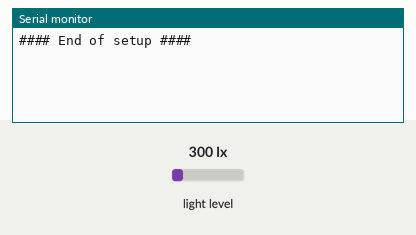
Bench run of a sketch on a simulated Arduino Uno, built with avr-gcc and run on an emulated ATmega328P. Parts: the last lines printed to the serial monitor. Wiring (inferred from the names in the program): BH1750 light sensor at I2C address 0x23. The inputs (shaded band) are chosen by the test bench; at power-on: light level 300 lx.

Above: at 4.2 s.
4.3 s: light level set to 1000 lx
At 5.8 s:
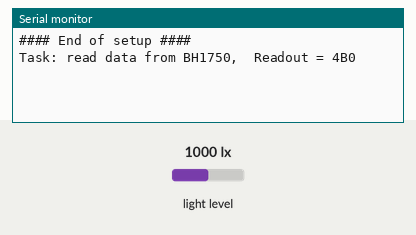
8.4 s: light level set to 40 lx
At 10.0 s:
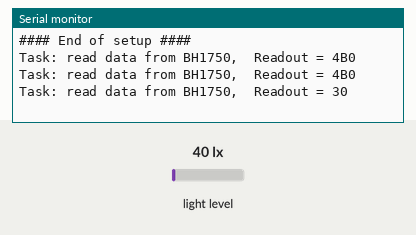

Measured:
- after the input at 4.3 s, the serial monitor: prints a new line after 0.70 s (image 1)
- after the input at 8.4 s, the serial monitor: prints a new line after 0.60 s (image 2)

The sketch:

L04p01.ino
```cpp
#include <Arduino.h>
#include <Wire.h>
#define BH1750address 0x23
#define PERIOD_TASK 2000
unsigned long tick_last;
byte rqtask;
//-------------------------------------
void readBH1750();
void myschedule();
//=====================================
void setup()
{
  delay(3000);
  // H/W initialize
  Serial.begin(115200);

  Wire.begin(); // initail i2c
  // this three lines below is to initail BH1750
  Wire.beginTransmission(BH1750address);
  Wire.write(0x10);       // set up mode (data sheet)
  Wire.endTransmission(); //
  // Variables and state initialize
  tick_last = millis(); // for sceduler
  // End of setup
  Serial.println("\n\r\n\r\n\r#### End of setup ####");
}
void loop()
{
  myschedule();
  if (rqtask == 1)
  {
    rqtask = 0;
    readBH1750();
  }
}
// #####################################
void myschedule()
{
  unsigned long tnow, tdiff;
  tnow = millis();
  if (tnow > tick_last)
  {
    tdiff = tnow - tick_last;
  }
  else if (tnow < tick_last)
  {
    tdiff = 0xFFFFFFFF;
    tdiff -= tick_last;
    tdiff += tnow;
    tdiff++;
  }
  else
    return;
  if (tdiff < PERIOD_TASK)
    return;
  // schedule of task
  tick_last += PERIOD_TASK;
  rqtask = 1;
}
void readBH1750()
{
  byte i, buff[2];
  unsigned int rodata;
  Serial.print("Task: read data from BH1750, ");
  Wire.beginTransmission(BH1750address);
  Wire.requestFrom(BH1750address, 2); // request 2 bytes
  i = 0;
  while (Wire.available()) //
  {
    buff[i] = Wire.read(); // receive one byte
    i++; // number of byte
  }
  Wire.endTransmission();
  if (i == 2)
  {
    rodata = buff[0] * 256 + buff[1];
    Serial.print(" Readout = ");
    Serial.print(rodata, HEX); // data is step of analog signal
    Serial.print("\n\r");
  }
  else
  {
    Serial.println("!reading fails! \n\r");
  }
}
```
